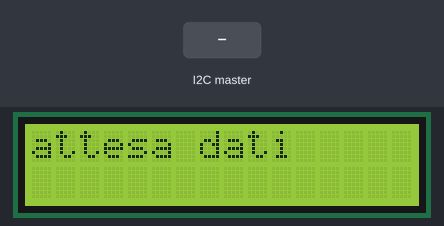
The sketch below on a simulated Arduino Uno, built with avr-gcc and run on an emulated ATmega328P. Shown: 16×2 character LCD. The test bench sets the inputs (shaded band). What the sketch prints to the serial monitor is not drawn.

Above: at 1.2 s.
1.3 s: the I2C master sends the byte 1
At 2.0 s:
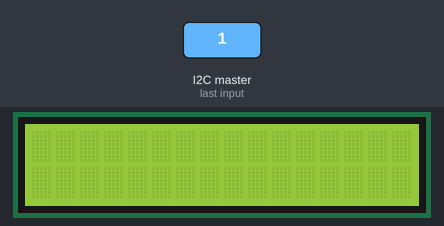
2.8 s: the I2C master sends the byte 0
4.3 s: the I2C master sends the byte 2
5.8 s: the I2C master sends the byte 90
At 6.6 s:
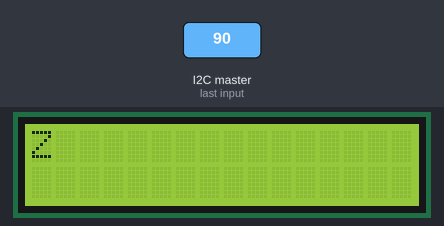
7.3 s: the I2C master sends the byte 200
At 7.8 s:
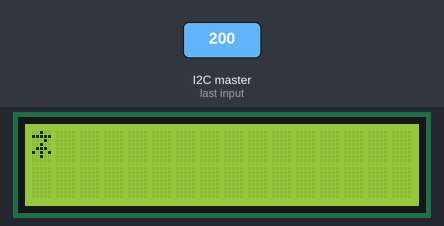
Timing chart, 0 to 9.8 s (numbered marks = the images above; inputs shaded):
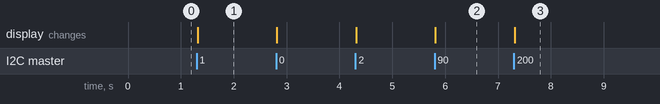

Measured:
- after the input at 1.3 s, the display: changes at once (image 1)
- after the input at 5.8 s, the display: changes at once (image 2)
- after the input at 7.3 s, the display: changes at once (image 3)

The sketch:

slave.ino
```cpp
#include <Wire.h>
#include <LiquidCrystal.h>

LiquidCrystal lcd(7, 8, 9, 10, 11, 12);
// Buffer per memorizzare la stringa ricevuta
String receivedString = "";

void setup() {
  // Inizializza la comunicazione seriale per il monitor seriale
  Serial.begin(9600);
  lcd.begin(16,2);
  // Inizializza la comunicazione I2C come slave con indirizzo 8
  Wire.begin(8);
  Wire.onReceive(receiveEvent);

  // Messaggio di avvio
  Serial.println("In attesa di dati I2C...");
  lcd.print("attesa dati");
}

void loop() {
  // Il loop rimane vuoto perché la ricezione dei dati è gestita dalla funzione receiveEvent()
}

// Funzione chiamata quando lo slave riceve dati
void receiveEvent(int howMany) {
  lcd.clear();
  receivedString = "";  // Resetta la stringa ricevuta

  // Leggi tutti i dati disponibili
  while (Wire.available()) {
    char c = Wire.read();
    receivedString += c;  // Costruisci la stringa
  }

  // Mostra la stringa ricevuta nel monitor seriale
  Serial.println("Dati ricevuti: " + receivedString);
  lcd.print(receivedString);
}
```
